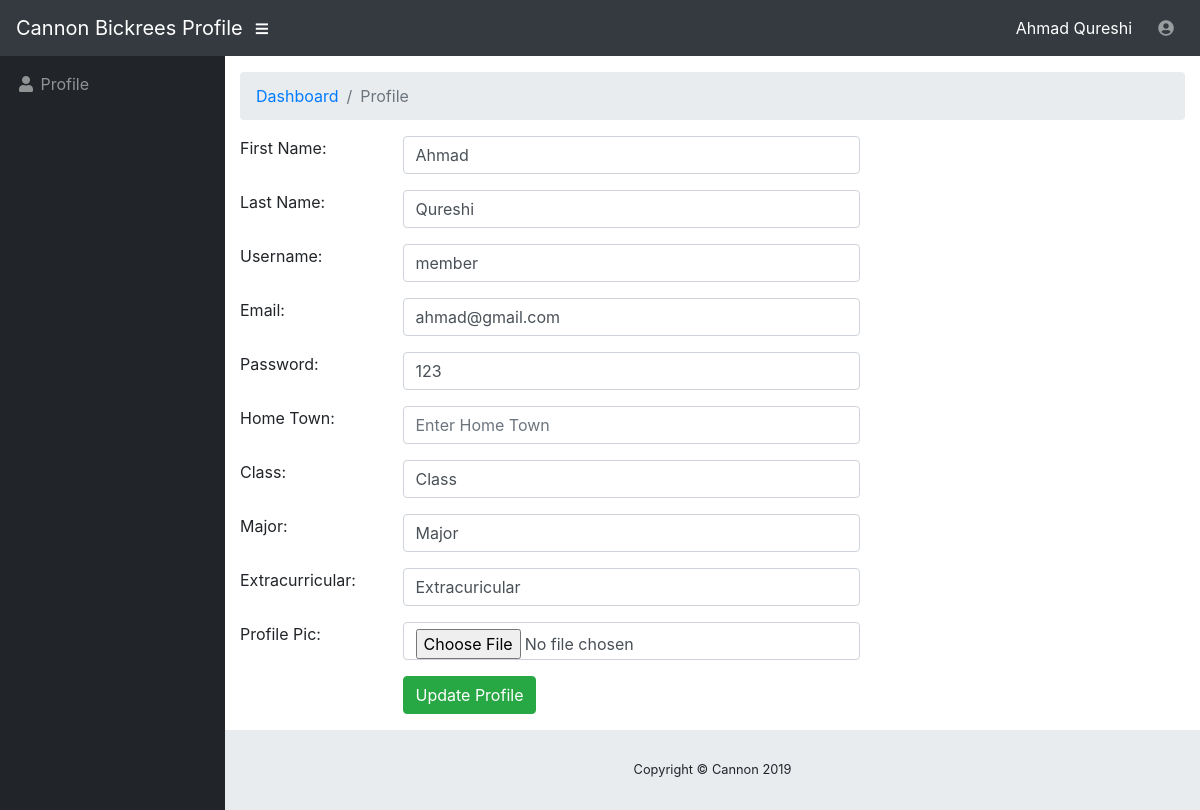
/bickrees/profile.php (signed in), run on the app's committed database.
### tables this page shows
CREATE TABLE `users` (
  `id` int(11) NOT NULL,
  `f_name` varchar(255) NOT NULL,
  `l_name` varchar(255) NOT NULL,
  `email` varchar(255) NOT NULL,
  `username` varchar(255) NOT NULL,
  `password` varchar(255) NOT NULL,
  `hometown` varchar(255) NOT NULL,
  `user_pic` varchar(255) NOT NULL,
  `bick_class` varchar(255) NOT NULL,
  `major` varchar(255) NOT NULL,
  `extracurricular` varchar(255) NOT NULL,
  `status` int(11) NOT NULL COMMENT '1=active, 0=not active',
  `account_type` int(11) NOT NULL COMMENT '1=admin, 2=member, 3=bikerrer',
  `entery_date` date NOT NULL
);

### include/config.php (called while the page is built, shortened)
<?php
function encrypt_decrypt($action, $string) {
    $output = false;
    $encrypt_method = "AES-256-CBC";
    $secret_key = 'Cannon';
    $secret_iv = 'CannonB19';
    $key = hash('sha256', $secret_key);
    $iv = substr(hash('sha256', $secret_iv), 0, 16);
    if ( $action == 'encrypt' ) {
        $output = openssl_encrypt($string, $encrypt_method, $key, 0, $iv);
        $output = base64_encode($output);
    } else if( $action == 'decrypt' ) {
        $output = openssl_decrypt(base64_decode($string), $encrypt_method, $key, 0, $iv);
    }
    return $output;
}
?>

### bickrees/profile.php (the view, shortened to what this page needs)
<?php include '../include/config.php';
if(isset($_SESSION['admin']) && $_SESSION['admin'] !='')
{
?>
<?php include 'include/header.php';?>
<div class="container-fluid">
<ol class="breadcrumb">
	<li class="breadcrumb-item">
	  <a href="dashboard.php">Dashboard</a>
	</li>
	<li class="breadcrumb-item active">Profile</li>
</ol>
<?php
	$password='';
    $get_user_detail = $goodideas->query("SELECT * FROM users WHERE id = '".$_SESSION['admin']."'");
    if($get_user_detail)
    {
        if($get_user_detail->num_rows > 0)
        {
            $get_user_detail_row = $get_user_detail->fetch_array();
            $password=encrypt_decrypt('decrypt', $get_user_detail_row['password']);
        }
        else
        {
            echo "<h2>No Record Found</h2>";
            die();
        }
    }
?>
<form class="form-horizontal" action="update_profile.php" method="post" enctype="multipart/form-data">
	<div class="form-group">
	  	<div class="row">
		    <label class="control-label col-sm-2" for="email">First Name:</label>
		    <div class="col-sm-6">
		      <input type="text" class="form-control" name="f_name" id="email" placeholder="Enter First Name"  value="<?php echo $get_user_detail_row['f_name'];?>" required="required">
		    </div>
		    <span class="col-sm-4"></span>
		</div>
	</div>
	<div class="form-group">
	  	<div class="row">
		    <label class="control-label col-sm-2" for="email">Last Name:</label>
		    <div class="col-sm-6">
		      <input type="text" class="form-control" name="l_name"  placeholder="Enter Last Name"  value="<?php echo $get_user_detail_row['l_name'];?>" required="required">
		    </div>
		    <span class="col-sm-4"></span>
		</div>
	</div>
 	<div class="form-group">
	  	<div class="row">
		    <label class="control-label col-sm-2" for="email">Username:</label>
		    <div class="col-sm-6">
		      <input type="text" class="form-control" name="username" placeholder="Enter Username"  value="<?php echo $get_user_detail_row['username'];?>" required="required">
		    </div>
		    <span class="col-sm-4"></span>
		</div>
	</div>
	<div class="form-group">
	  	<div class="row">
		    <label class="control-label col-sm-2" for="email">Email:</label>
		    <div class="col-sm-6">
		      <input type="email" class="form-control" name="email" placeholder="Enter Email"  value="<?php echo $get_user_detail_row['email'];?>" required="required">
		    </div>
		    <span class="col-sm-4"></span>
		</div>
	</div>
	<div class="form-group">
	  	<div class="row">
		    <label class="control-label col-sm-2" for="email">Password:</label>
		    <div class="col-sm-6">
		      <input type="text" class="form-control" name="password" placeholder="Enter Email"  value="<?php echo $password;?>" required="required">
		    </div>
		    <span class="col-sm-4"></span>
		</div>
	</div>
	<div class="form-group">
	  	<div class="row">
		    <label class="control-label col-sm-2" for="email">Home Town:</label>
		    <div class="col-sm-6">
		      <input type="text" class="form-control" name="hometown" placeholder="Enter Home Town"  value="<?php echo $get_user_detail_row['hometown'];?>" required="required">
		    </div>
		    <span class="col-sm-4"></span>
		</div>
	</div>
	<div class="form-group">
	  	<div class="row">
		    <label class="control-label col-sm-2" for="email">Class:</label>
		    <div class="col-sm-6">
		      <input type="text" class="form-control" name="bick_class" placeholder="Enter Class"  value="<?php echo $get_user_detail_row['bick_class'];?>" required="required">
		    </div>
		    <span class="col-sm-4"></span>
		</div>
	</div>
	<div class="form-group">
	  	<div class="row">
		    <label class="control-label col-sm-2" for="email">Major:</label>
		    <div class="col-sm-6">
		      <input type="text" class="form-control" name="major" placeholder="Enter Major"  value="<?php echo $get_user_detail_row['major'];?>" required="required">
		    </div>
		    <span class="col-sm-4"></span>
		</div>
	</div>
	<div class="form-group">
	  	<div class="row">
		    <label class="control-label col-sm-2" for="email">Extracurricular:</label>
		    <div class="col-sm-6">
		      <input type="text" class="form-control" name="extracurricular" placeholder="Enter Extracurricular"  value="<?php echo $get_user_detail_row['extracurricular'];?>" required="required">
		    </div>
		    <span class="col-sm-4"></span>
		</div>
	</div>
	<div class="form-group">
	  	<div class="row">
		    <label class="control-label col-sm-2" for="email">Profile Pic:</label>
		    <div class="col-sm-6">
		      <input type="file" class="form-control" name="user_pic">
		    </div>
		    <span class="col-sm-4"></span>
		</div>
	</div>
	<div class="form-group">
		<div class="row">
			<label class="control-label col-sm-2"></label>
		    <div class=" col-sm-4">
		      <button type="submit" class="btn btn-success" name="update_profile" value="update_profile">Update Profile</button>
		    </div>
		    <span class="col-sm-4"></span>
		</div>
	</div>
</form>
</div>
<?php include 'include/footer.php';?>
<?php
}
else
{
?>
<script>
  document.location='../index.php';
</script>
<?php
}
?>

### bickrees/include/header.php (shortened to what this page needs)
<!DOCTYPE html>
<html lang="en">
  <head>
    <link href="../vendor/bootstrap/css/bootstrap.min.css" rel="stylesheet">
    <link href="../vendor/fontawesome-free/css/all.min.css" rel="stylesheet" type="text/css">
    <link href="../vendor/datatables/dataTables.bootstrap4.css" rel="stylesheet">
    <link href="../css/sb-admin.css" rel="stylesheet">
  </head>
  <body id="page-top">
    <nav class="navbar navbar-expand navbar-dark bg-dark static-top">
      <a class="navbar-brand mr-1" href="#">Cannon Bickrees Profile</a>
      <button class="btn btn-link btn-sm text-white order-1 order-sm-0" id="sidebarToggle" href="#">
        <i class="fas fa-bars"></i>
      </button>
      <form class="d-none d-md-inline-block form-inline ml-auto mr-0 mr-md-3 my-2 my-md-0">
        <span style="color:white;">
          <?php
          $get_name=$goodideas->query("SELECT * FROM users where id='".$_SESSION['admin']."' ");
          if($get_name->num_rows > 0)
          {
            $get_name_row=$get_name->fetch_array();
            echo $get_name_row['f_name']." ".$get_name_row['l_name'];
          }
          ?>
        </span>
      </form>
      <ul class="navbar-nav ml-auto ml-md-0">
        <li class="nav-item dropdown no-arrow">
          <a class="nav-link dropdown-toggle" href="#" id="userDropdown" role="button" data-toggle="dropdown" aria-haspopup="true" aria-expanded="false">
            <?php
            if($get_name_row['user_pic'] != '')
            {
            ?>
              <img src="../uploads/<?php echo $get_name_row['user_pic'];?>" width="40" height="40" style="border-radius: 50px;">
            <?php
            }
            else
            {
            ?>
               <i class="fas fa-user-circle fa-fw"></i>
            <?php
            }
            ?>
          </a>
        </li>
      </ul>
    </nav>
    <div id="wrapper">
      <ul class="sidebar navbar-nav">
        <li class="nav-item">
          <a class="nav-link" href="profile.php">
            <i class="fas fa-fw fa-user"></i>
            <span>Profile</span></a>
        </li>
      </ul>
      <div id="content-wrapper">

### css/sb-admin.css (style rules this page uses)
html { position: relative; min-height: 100%; }
body { height: 100%; }
#wrapper { display: -webkit-box; display: -ms-flexbox; display: flex; }
#wrapper #content-wrapper { overflow-x: hidden; width: 100%; padding-top: 1rem; padding-bottom: 80px; }
.navbar-nav .nav-item.dropdown .dropdown-toggle::after { width: 1rem; text-align: center; float: right; vertical-align: 0; border: 0; font-weight: 900; content: '\f105'; font-family: 'Font Awesome 5 Free'; }
.navbar-nav .nav-item.dropdown.no-arrow .dropdown-toggle::after { display: none; }
.sidebar { width: 90px !important; background-color: #212529; min-height: calc(100vh - 56px); }
.sidebar .nav-item:last-child { margin-bottom: 1rem; }
.sidebar .nav-item .nav-link { text-align: center; padding: 0.75rem 1rem; width: 90px; }
.sidebar .nav-item .nav-link span { font-size: 0.65rem; display: block; }
.sidebar .nav-item .nav-link { color: rgba(255, 255, 255, 0.5); }
@media (min-width: 768px) { .sidebar { width: 225px !important; } }
@media (min-width: 768px) { .sidebar .nav-item .nav-link { display: block; width: 100%; text-align: left; padding: 1rem; width: 225px; } }
@media (min-width: 768px) { .sidebar .nav-item .nav-link span { font-size: 1rem; display: inline; } }
:root { --input-padding-x: 0.75rem; --input-padding-y: 0.75rem; }

### data on the page
users: f_name "Ahmad", l_name "Qureshi", username "member", email "ahmad@gmail.com", password "123", bick_class "Class", major "Major", extracurricular "Extracuricular"
